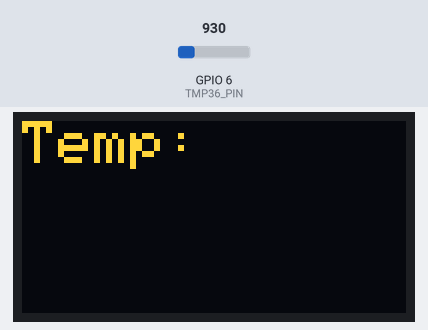
The program below on a simulated ESP32-S3. On the bench: 128×64 one-colour display. Inputs (shaded band) come from the test bench; at power-on: GPIO 6 (TMP36_PIN) = 930. The OLED is the two-colour kind (top 16 rows yellow); WiFi joins after 1.5 s; servers stay silent unless stated; uploads are accepted with an empty reply; what the program prints to the serial monitor is not drawn.

Above: at 1.1 s.
At 3.7 s:
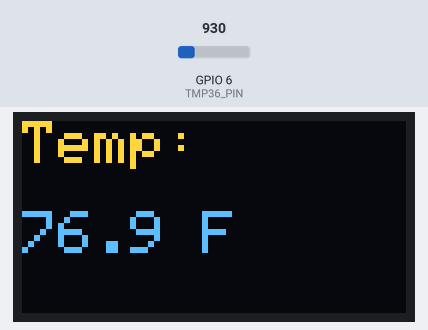
3.8 s: GPIO 6 (TMP36_PIN) set to 1004
At 6.0 s:
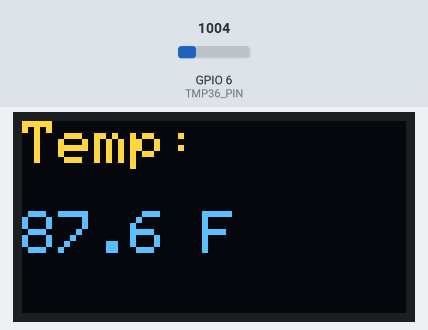
6.5 s: GPIO 6 (TMP36_PIN) set to 1069
At 8.6 s:
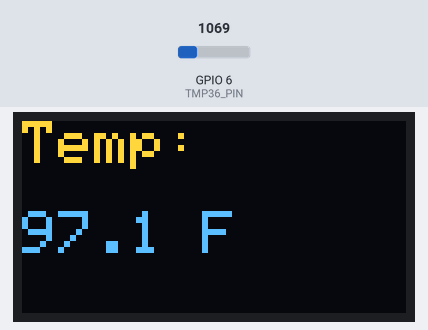
8.9 s: GPIO 6 (TMP36_PIN) set to 1162
At 11.1 s:
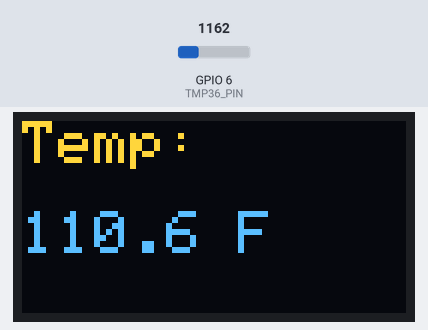
Timing chart, 0 to 12.6 s (numbered marks = the images above; inputs shaded):
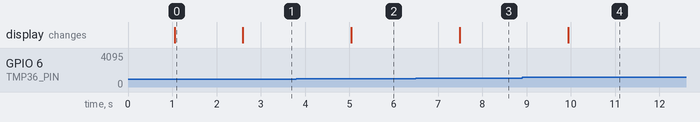

Measured:
- after the input at 3.8 s, the display: changes after 1.2 s (image 2)
- after the input at 6.5 s, the display: changes after 0.99 s (image 3)
- after the input at 8.9 s, the display: changes after 1.0 s (image 4)
- what the display in image 0 shows lasts 1.5 s, from 1.1 s to 2.6 s

The program:

main.cpp
```cpp
#include <Adafruit_GFX.h>
#include <Adafruit_SSD1306.h>
#include <WiFiMulti.h>
#include <WiFi.h>
#include <HTTPClient.h>
#include <WiFiClientSecure.h>

// OLED display size
#define SCREEN_WIDTH 128
#define SCREEN_HEIGHT 64
#define OLED_RESET -1
#define SCREEN_ADDRESS 0x3C

Adafruit_SSD1306 display(SCREEN_WIDTH, SCREEN_HEIGHT, &Wire, OLED_RESET);
WiFiMulti wifiMulti;

const int TMP36_PIN = 6;
const char* ssid = "angelinas phone (2)";
const char* password = "angelinacastro";
const char* serverURL = "http://c6ee-169-234-65-184.ngrok-free.app/temp"; // Fixed double slash

void setup() {
  Serial.begin(115200);
  Wire.begin(8, 9);

    // Reset WiFi settings
    WiFi.disconnect(true);
    delay(1000);
    WiFi.mode(WIFI_STA);

  // Initialize OLED
  if(!display.begin(SSD1306_SWITCHCAPVCC, SCREEN_ADDRESS)) {
    Serial.println("SSD1306 allocation failed");
    while(1);
  }

  display.clearDisplay();
  display.setTextSize(2);
  display.setTextColor(SSD1306_WHITE);
  display.setCursor(0, 0);
  display.println("Temp:");
  display.display();

  // WiFi setup
  WiFi.mode(WIFI_STA); // Set as station mode
  wifiMulti.addAP(ssid, password);

  Serial.println("Connecting to WiFi...");

  // Wait for connection with timeout
  unsigned long startTime = millis();
  while(wifiMulti.run() != WL_CONNECTED) {
    delay(500);
    Serial.print(".");

    if(millis() - startTime > 20000) { // 20-second timeout
      Serial.println("\nFailed to connect to WiFi!");
      display.clearDisplay();
      display.setCursor(0, 0);
      display.println("WiFi Fail");
      display.display();
      while(1); // Halt on failure
    }
  }

  Serial.println("\nWiFi connected");
  Serial.print("IP address: ");
  Serial.println(WiFi.localIP());
}

void loop() {
  // Read temperature
  int analogValue = analogRead(TMP36_PIN);
  float voltage = analogValue * (3.3 / 4095.0);
  float temperatureC = (voltage - 0.5) * 100.0;
  float temperatureF = (temperatureC * 9/5) + 32;

  // Display on OLED
  display.clearDisplay();
  display.setTextSize(2);
  display.setCursor(0, 0);
  display.print("Temp:");
  display.setCursor(0, 30);
  display.print(temperatureF, 1);
  display.print(" F");
  display.display();

  // Send data if connected
  if(wifiMulti.run() == WL_CONNECTED) {
    printf("Wifi connected\n");
    WiFiClient client;
   // client.setInsecure(); // Only for development

    HTTPClient http;
    if(http.begin(client, serverURL)) {
      http.addHeader("Content-Type", "application/json");
      http.addHeader("ngrok-skip-browser-warning", "true");

      String payload = "{\"temperatureF\":" + String(temperatureF, 2) + "}";
      int httpCode = http.POST(payload);
      printf("first loop\n");

      if(httpCode > 0) {
        printf("inner loop\n");
        Serial.printf("[HTTP] POST code: %d\n", httpCode);
        if(httpCode == HTTP_CODE_OK) {
          printf("httpcode ok\n");
          String response = http.getString();
          Serial.println(response);
        }
      } else {
        Serial.printf("[HTTP] POST failed: %s\n", http.errorToString(httpCode).c_str());
      }
      http.end();
    } else {
      Serial.println("[HTTP] Unable to connect");
    }
  } else {
    Serial.println("WiFi not connected!");
  }

  delay(1000); // Wait 1 second1 between readings
}
```
